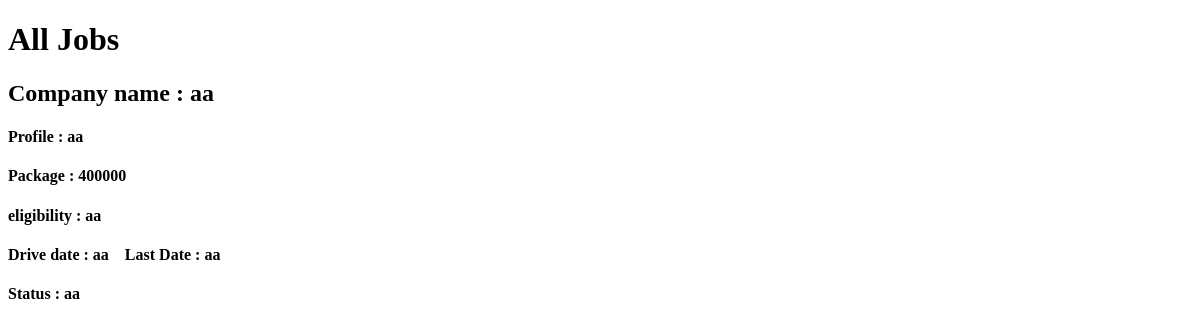
Page /job/viewjob on the earlier database version.
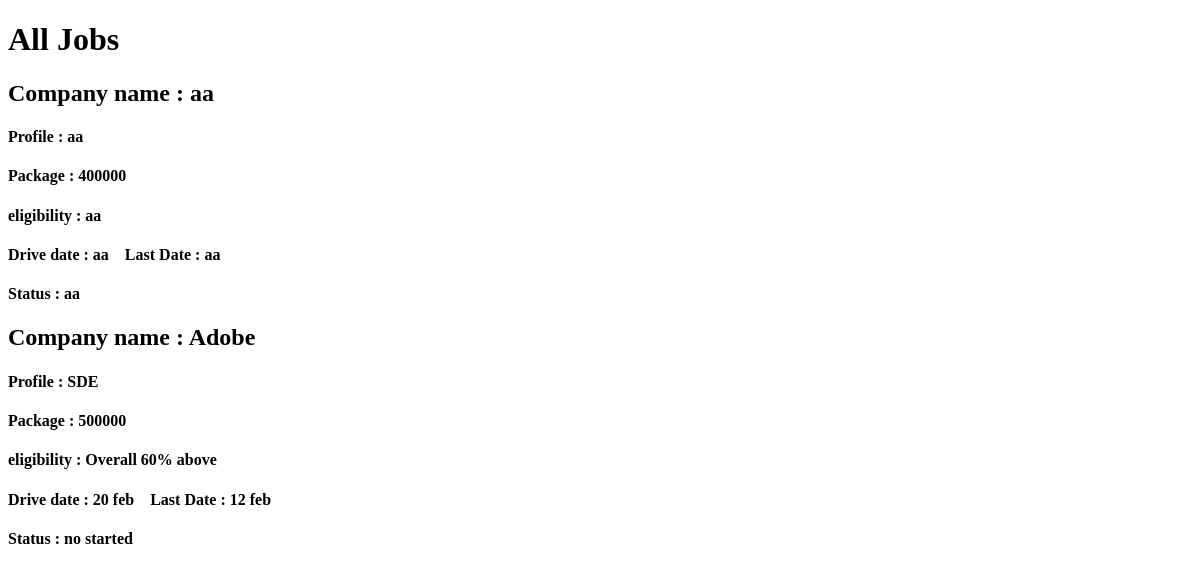
Same page on the later database version.
### job/models.py (models this page shows)
class JobForm(models.Model):
    company = models.CharField(max_length=50, default='', editable=True)
    profile = models.CharField(max_length=30, default='', editable=True)
    package = models.IntegerField(default = 0)
    eligibility = models.CharField(max_length=100, default='', editable=True)
    drive_date = models.CharField(max_length=15, default='', editable=True)
    last_date = models.CharField(max_length=15, default='', editable=True)
    status = models.CharField(max_length=15, default='', editable=True)

### job/views.py (the view)
# urls.py: path('viewjob', views.viewjob, name='viewjob'),
def viewjob(request):
    addjob = JobForm.objects.all()
    print(addjob)
    data = {
        'addjob' : addjob
    }
    return render(request, 'job.html', data)

### templates/job.html (shortened to what this page needs)
<!DOCTYPE html>
<html lang="en">
<head>
</head>
<body>
    <h1>All Jobs</h1>
    <div>
        {% for n in addjob %}
        <div>
            <h2>Company name : {{n.company}}</h2>
            <h4>Profile : {{n.profile}}</h4>
            <h4>Package : {{n.package}}</h4>
            <h4>eligibility : {{n.eligibility}}</h4>
            <p><h4>Drive date : {{n.drive_date}} &nbsp;&nbsp; Last Date : {{n.last_date}}</h4></p>
            <h4>Status : {{n.status}}</h4>
        </div>
        {% endfor %}
    </div>
</body>
</html>

Differences in the rows shown:
added JobForm: company "Adobe", profile "SDE", package "500000", eligibility "Overall 60% above", drive_date "20 feb", last_date "12 feb", status "no started"
